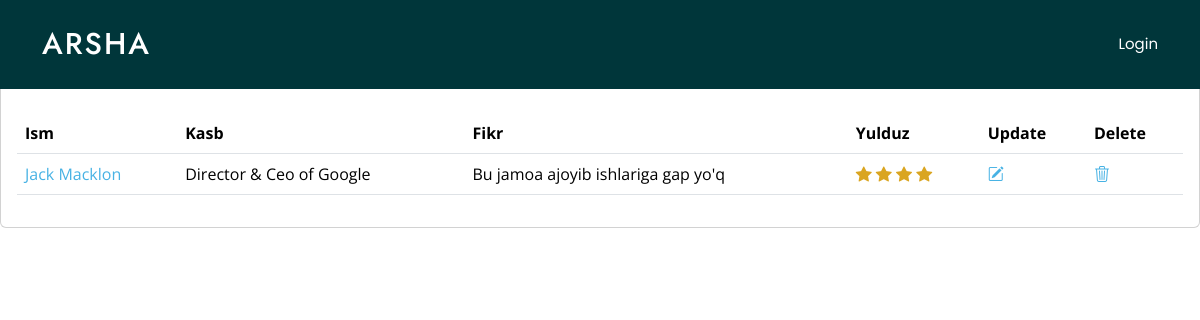
The page /review/1/detail/ on the database its author committed.
### users/models.py (models this page shows, shortened)
class Review(models.Model):
    user = models.ForeignKey(User, on_delete=models.CASCADE)
    speciality = models.CharField(max_length=100)
    review = models.TextField()
    stars_given = models.PositiveSmallIntegerField(
        validators=[MinValueValidator(1), MaxValueValidator(5)]
    )
    @property
    def stars(self):
        return range(0, self.stars_given)

class User(AbstractUser):
    profile_image = models.ImageField(upload_to='profile_pics', default="default_profile_pic.jpg")
    @property
    def full_name(self):
        return f'{self.first_name} {self.last_name}'

### users/views.py (the view)
# urls.py: path('review/<int:id>/detail/', ReviewDetailView.as_view(), name='review-detail'),
class ReviewDetailView(View):
    def get(self, request, id):
        review = Review.objects.get(id=id)
        context = {'review': review}
        return render(request, 'users/review/review_detail.html', context)

### templates/users/review/review_detail.html
{% extends 'users/index.html' %}
{% block content %}
    <div class="card mt-xl-5">
            <div class="card-body mt-xl-5">
              <table class="table">
                <thead>
                  <tr>
                    <th scope="col">Ism</th>
                    <th scope="col">Kasb</th>
                    <th scope="col">Fikr</th>
                    <th scope="col">Yulduz</th>
                    <th scope="col">Update</th>
                    <th scope="col">Delete</th>
                  </tr>
                </thead>
                <tbody>
                  <tr>
                    <td><a href="{% url 'users:review-detail' review.id %}">{{ review.user.full_name }}</a></td>
                    <td>{{ review.speciality }}</td>
                    <td>{{ review.review | truncatechars:50}}</td>
                    <td class="stars">
                        {% for _ in review.stars %}
                          <i class="bi bi-star-fill" style="color:goldenrod;"></i>
                        {% endfor %}
                      <td><a href="{% url 'users:review-update' review.id %}"><i class="bi bi-pencil-square"></i></a></td>
                      <td><a href="{% url 'users:review-delete' review.id %}"><i class="bi bi-trash3"></i></a></td>
                  </tr>
                </tbody>
              </table>
            </div>
          </div>
{% endblock %}

### static/users/assets/css/main.css (style rules this page uses)
:root { --default-font: "Open Sans", system-ui, -apple-system, "Segoe UI", Roboto, "Helvetica Neue", Arial, "Noto Sans", "Liberation Sans", sans-serif, "Apple Color Emoji", "Segoe UI Emoji", "Segoe UI Symbol", "Noto Color Emoji"; --heading-font: "Jost", sans-serif; --nav-font: "Poppins", sans-serif; }
:root { --background-color: #ffffff; --default-color: #444444; --heading-color: #37517e; --accent-color: #47b2e4; --surface-color: #ffffff; --contrast-color: #ffffff; }
:root { --nav-color: #ffffff; --nav-hover-color: #47b2e4; --nav-mobile-background-color: #ffffff; --nav-dropdown-background-color: #ffffff; --nav-dropdown-color: #444444; --nav-dropdown-hover-color: #47b2e4; }
:root { scroll-behavior: smooth; }
body { color: var(--default-color); background-color: var(--background-color); font-family: var(--default-font); }
a { color: var(--accent-color); text-decoration: none; transition: 0.3s; }

### rows shown on the page
Review: user.full_name "Jack Macklon", speciality "Director & Ceo of Google", review "Bu jamoa ajoyib ishlariga gap yo'q", stars_given 4 (drawn)
